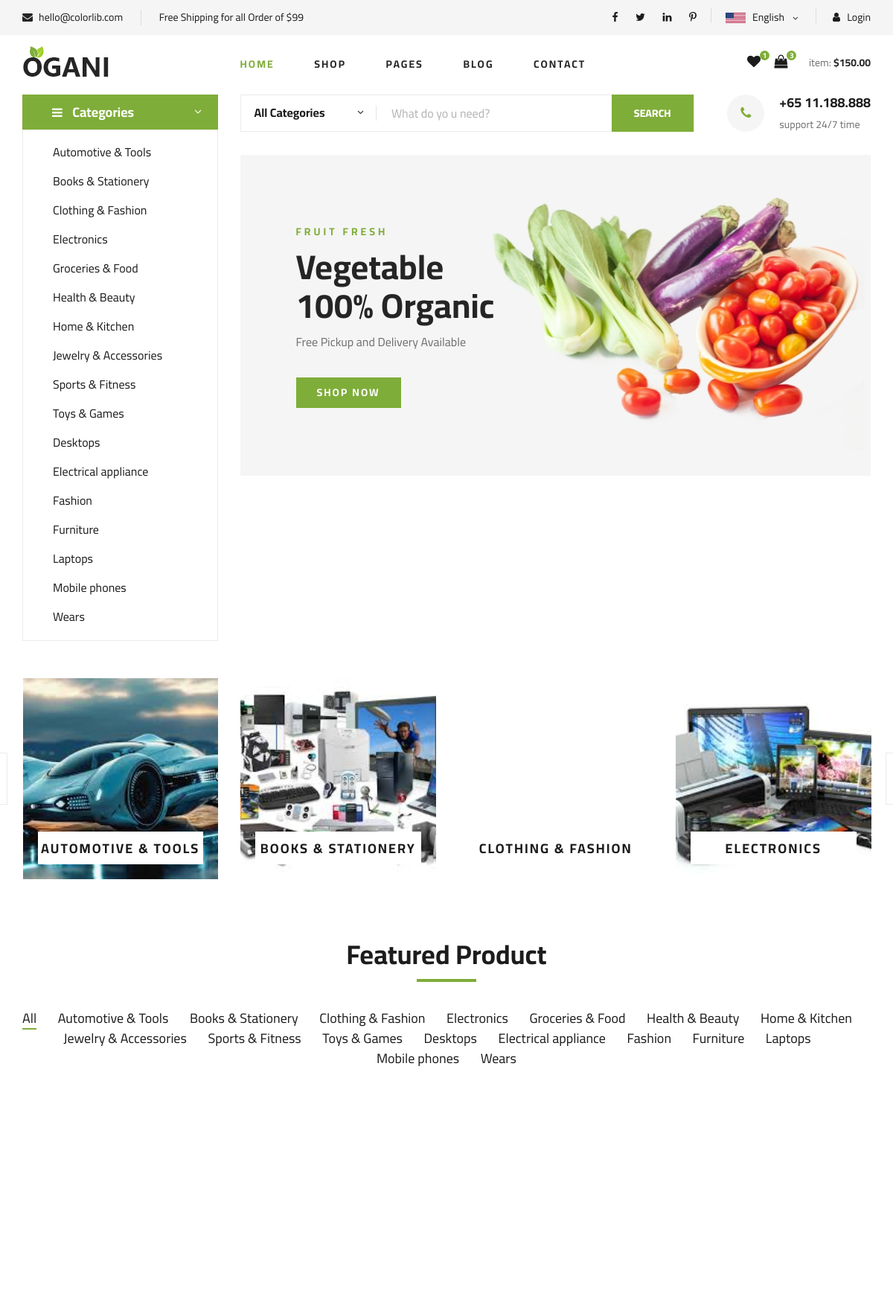
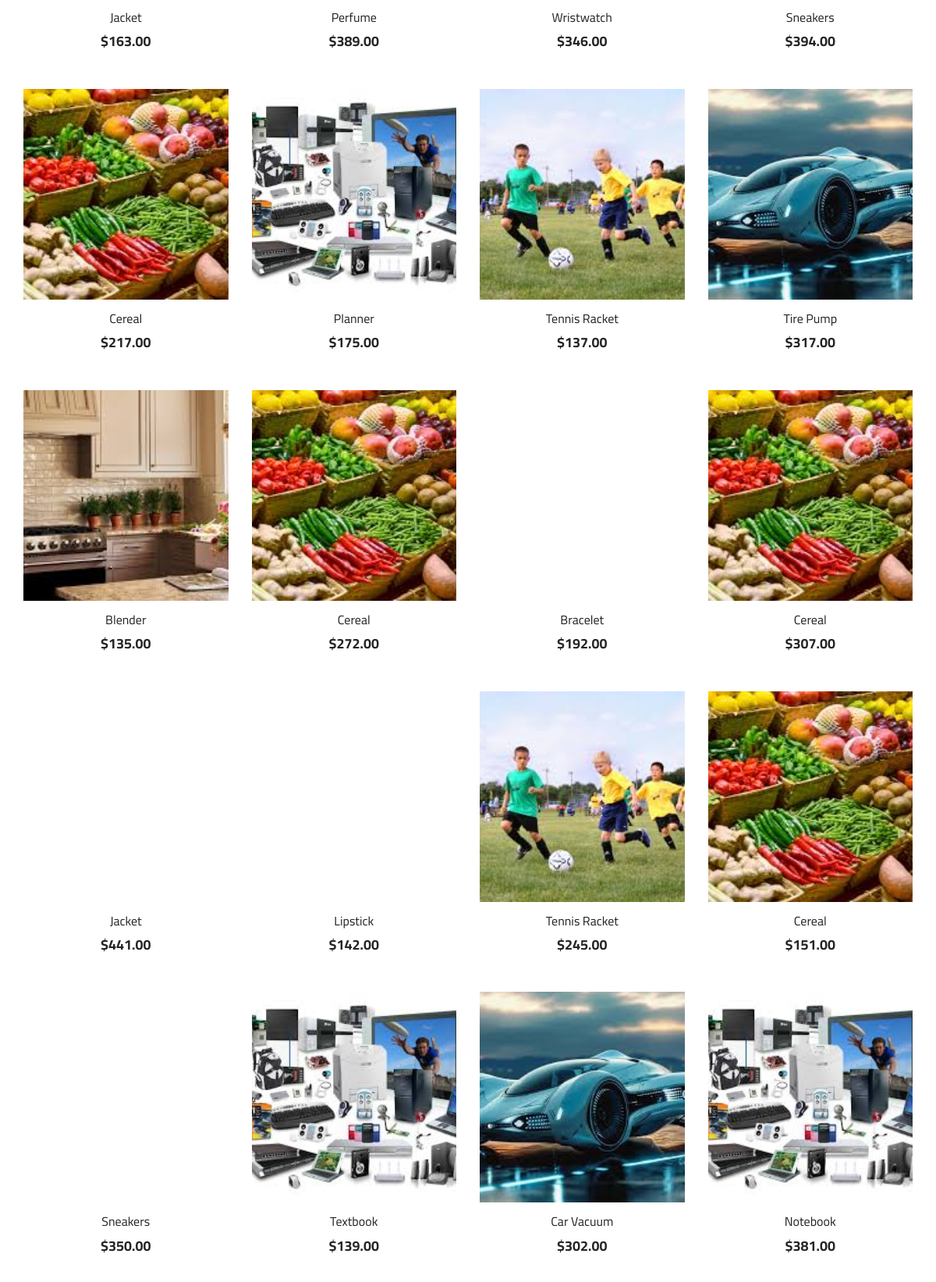
The page / (upper part) on the database its author committed (2 pictures, top to bottom).
### store/models.py (models this page shows, shortened)
class Category(models.Model):
    uuid = models.UUIDField(primary_key=False, unique=True, default=uuid.uuid4, editable=True)
    name = models.CharField(max_length=255, blank=True, null=True)
    image = models.ImageField(upload_to='image', blank=True, null=True)
    slug = models.SlugField(unique=True)
    class Meta:
        verbose_name = 'Product Category'
        verbose_name_plural = 'Product Categories'
        ordering = ['name']

class Product(models.Model):
    uuid = ShortUUIDField(unique=True, editable=True, length=10, max_length=40, prefix='', alphabet='abcdefghij123456')
    name = models.CharField(max_length=255, blank=True, null=True)
    image = models.ImageField(upload_to='image', blank=True, null=True)
    description = models.TextField(max_length=1000,blank=True, null=True)
    category = models.ForeignKey(Category, on_delete=models.SET_NULL, blank=True, null=True, related_name='product_category')
    price = models.DecimalField(max_digits=12, decimal_places=2, default=0.00, blank=True, null=True, verbose_name='Selling Price')
    regular_price = models.DecimalField(max_digits=12, decimal_places=2, default=0.00, blank=True, null=True, verbose_name='Regular Price')
    shipping_amount = models.DecimalField(max_digits=12, decimal_places=2, default=0.00, blank=True, null=True, verbose_name='Shipping Amount')
    in_stock = models.PositiveIntegerField(default=0, blank=True, null=True, verbose_name='Products in Stock')
    product_status = models.CharField(max_length=255, choices=PRODUCT_STATUS, blank=True, null=True)
    featured = models.BooleanField(default=0, blank=True, null=True)
    vendor = models.ForeignKey(userauth_model.User, related_name='vendor_product', on_delete=models.SET_NULL, blank=True, null=True)
    slug = models.SlugField(unique=True, blank=True, null=True)
    date = models.DateTimeField(auto_now_add=True)
    class Meta:
        verbose_name = 'Product'
        verbose_name_plural = 'Products'
        ordering = ['-id']

### store/views.py (the view)
# urls.py: path('', store_views.index, name='product_page')
def index(request):
    categories = Category.objects.all()
    products = Product.objects.all()
    context={
        'categories' : categories,
        'products' : products,
    }
    return render(request, 'store/index.html', context)

### templates/store/index.html (shortened to what this page needs)
{% extends 'partials/base.html' %}
{% load static %}
{% block content %}
    {% include 'partials/storeinclude/headerhero.html' %}
    <section class="categories">
        <div class="container">
            <div class="row">
                <div class="categories__slider owl-carousel">
                    {% if categories %}
                        {% for category in categories %}
                            <div class="col-lg-3">
                                <div class="categories__item set-bg" data-setbg="{{category.image.url}}">
                                    <h5><a href="#">{{ category.name }}</a></h5>
                                </div>
                            </div>
                        {% endfor %}
                    {% endif %}
                </div>
            </div>
        </div>
    </section>
    <section class="featured spad">
        <div class="container">
            <div class="row">
                <div class="col-lg-12">
                    <div class="section-title">
                        <h2>Featured Product</h2>
                    </div>
                    <div class="featured__controls">
                        <ul>
                            <li class="active" data-filter="*">All</li>
                            {% for category in categories %}
                                <li data-filter=".{{category.slug}}">{{category.name|capfirst}}</li>
                            {% endfor %}
                        </ul>
                    </div>
                </div>
            </div>
            <div class="row featured__filter">
                {% for product in products %}
                <div class="col-lg-3 col-md-4 col-sm-6 mix {{product.category.slug}}">
                    <div class="featured__item">
                        <div class="featured__item__pic set-bg" data-setbg="{{product.category.image.url}}">
                        </div>
                        <div class="featured__item__text">
                            <h6><a href="#">{{product.name|capfirst}}</a></h6>
                            <h5>${{product.price}}</h5>
                        </div>
                    </div>
                </div>
                {% endfor %}
            </div>
        </div>
    </section>
{% endblock content %}

### templates/partials/base.html (shortened to what this page needs)
{% load static %}
<!DOCTYPE html>
<html lang="en">
<head>
    <link rel="stylesheet" href="{% static 'css/bootstrap.min.css' %}" type="text/css">
    <link rel="stylesheet" href="{% static 'css/font-awesome.min.css' %}" type="text/css">
    <link rel="stylesheet" href="{% static 'css/elegant-icons.css' %}" type="text/css">
    <link rel="stylesheet" href="{% static 'css/nice-select.css' %}" type="text/css">
    <link rel="stylesheet" href="{% static 'css/jquery-ui.min.css' %}" type="text/css">
    <link rel="stylesheet" href="{% static 'css/owl.carousel.min.css' %}" type="text/css">
    <link rel="stylesheet" href="{% static 'css/slicknav.min.css' %}" type="text/css">
    <link rel="stylesheet" href="{% static 'css/style.css' %}" type="text/css">
</head>
<body>
    {% include 'partials/header.html' %}
    {% block content %}
    {% endblock content %}
</body>
</html>

### templates/partials/header.html (shortened to what this page needs)
{% load static %}
    <header class="header">
        <div class="header__top">
            <div class="container">
                <div class="row">
                    <div class="col-lg-6 col-md-6">
                        <div class="header__top__left">
                            <ul>
                                <li><i class="fa fa-envelope"></i> hello@colorlib.com</li>
                                <li>Free Shipping for all Order of $99</li>
                            </ul>
                        </div>
                    </div>
                    <div class="col-lg-6 col-md-6">
                        <div class="header__top__right">
                            <div class="header__top__right__social">
                                <a href="#"><i class="fa fa-facebook"></i></a>
                                <a href="#"><i class="fa fa-twitter"></i></a>
                                <a href="#"><i class="fa fa-linkedin"></i></a>
                                <a href="#"><i class="fa fa-pinterest-p"></i></a>
                            </div>
                            <div class="header__top__right__language">
                                <img src="{% static 'img/language.png' %}" alt="">
                                <div>English</div>
                                <span class="arrow_carrot-down"></span>
                            </div>
                            <div class="header__top__right__auth">
                                <a href="#"><i class="fa fa-user"></i> Login</a>
                            </div>
                        </div>
                    </div>
                </div>
            </div>
        </div>
        <div class="container">
            <div class="row">
                <div class="col-lg-3">
                    <div class="header__logo">
                        <a href="./index.html"><img src="{% static 'img/logo.png' %}" alt=""></a>
                    </div>
                </div>
                <div class="col-lg-6">
                    <nav class="header__menu">
                        <ul>
                            <li class="active"><a href="./index.html">Home</a></li>
                            <li><a href="./shop-grid.html">Shop</a></li>
                            <li><a href="#">Pages</a>
                            </li>
                            <li><a href="./blog.html">Blog</a></li>
                            <li><a href="./contact.html">Contact</a></li>
                        </ul>
                    </nav>
                </div>
                <div class="col-lg-3">
                    <div class="header__cart">
                        <ul>
                            <li><a href="#"><i class="fa fa-heart"></i> <span>1</span></a></li>
                            <li><a href="#"><i class="fa fa-shopping-bag"></i> <span>3</span></a></li>
                        </ul>
                        <div class="header__cart__price">item: <span>$150.00</span></div>
                    </div>
                </div>
            </div>
        </div>
    </header>

### templates/partials/storeinclude/headerhero.html
    {% load static %}
    <section class="hero">
        <div class="container">
            <div class="row">
                <div class="col-lg-3">
                    <div class="hero__categories">
                        <div class="hero__categories__all">
                            <i class="fa fa-bars"></i>
                            <span>Categories</span>
                        </div>
                        <ul>
                            {% for category in categories %}
                            <li><a href="#"> {{category.name|capfirst}} </a></li>
                            {% endfor %}
                        </ul>
                    </div>
                </div>
                <div class="col-lg-9">
                    <div class="hero__search">
                        <div class="hero__search__form">
                            <form action="#">
                                <div class="hero__search__categories">
                                    All Categories
                                    <span class="arrow_carrot-down"></span>
                                </div>
                                <input type="text" placeholder="What do yo u need?">
                                <button type="submit" class="site-btn">SEARCH</button>
                            </form>
                        </div>
                        <div class="hero__search__phone">
                            <div class="hero__search__phone__icon">
                                <i class="fa fa-phone"></i>
                            </div>
                            <div class="hero__search__phone__text">
                                <h5>+65 11.188.888</h5>
                                <span>support 24/7 time</span>
                            </div>
                        </div>
                    </div>
                    <div class="hero__item set-bg" data-setbg="{% static 'img/hero/banner.jpg'%}">
                        <div class="hero__text">
                            <span>FRUIT FRESH</span>
                            <h2>Vegetable <br />100% Organic</h2>
                            <p>Free Pickup and Delivery Available</p>
                            <a href="#" class="primary-btn">SHOP NOW</a>
                        </div>
                    </div>
                </div>
            </div>
        </div>
    </section>

### templates/partials/storeinclude/banner.html (shortened to what this page needs)
    {% load static %}

### templates/partials/footer.html (shortened to what this page needs)
    {% load static %}

### rows shown on the page
Category: name "Automotive & Tools", shows a picture, name "AUTOMOTIVE & TOOLS"
Category: name "Books & Stationery", shows a picture, name "BOOKS & STATIONERY"
Category: name "Clothing & Fashion", name "CLOTHING & FASHION"
Category: name "Electronics", shows a picture, name "ELECTRONICS"
Category: name "Groceries & Food"
Category: name "Health & Beauty"
Category: name "Home & Kitchen"
Category: name "Jewelry & Accessories"
Category: name "Sports & Fitness"
Category: name "Toys & Games"
Category: name "Desktops"
Category: name "Electrical appliance"
Category: name "Fashion"
Category: name "Furniture"
Category: name "Laptops"
Category: name "Mobile phones"
Category: name "Wears"
Product: name "Jacket", price "163.00"
Product: name "Perfume", price "389.00"
Product: name "Wristwatch", price "346.00"
Product: name "Sneakers", price "394.00"
Product: name "Cereal", price "217.00"
Product: name "Planner", price "175.00"
Product: name "Tennis Racket", price "137.00"
Product: name "Tire Pump", price "317.00"
Product: shows a picture, name "Blender", price "135.00"
Product: name "Cereal", price "272.00"
Product: name "Bracelet", price "192.00"
Product: name "Cereal", price "307.00"
Product: name "Jacket", price "441.00"
Product: name "Lipstick", price "142.00"
Product: name "Tennis Racket", price "245.00"
Product: name "Cereal", price "151.00"
Product: name "Sneakers", price "350.00"
Product: name "Textbook", price "139.00"
Product: name "Car Vacuum", price "302.00"
Product: name "Notebook", price "381.00"
